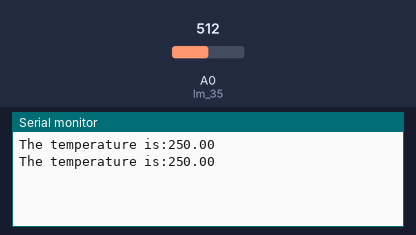
Bench run of a sketch on a simulated Arduino Uno, built with avr-gcc and run on an emulated ATmega328P. On the bench: the last lines printed to the serial monitor. Inputs (shaded band) come from the test bench; at power-on: A0 (lm_35) = 512.

Above: at 1.8 s.
1.9 s: A0 (lm_35) set to 716
At 2.8 s:
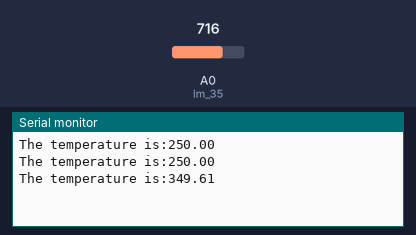
3.4 s: A0 (lm_35) set to 900
At 4.8 s:
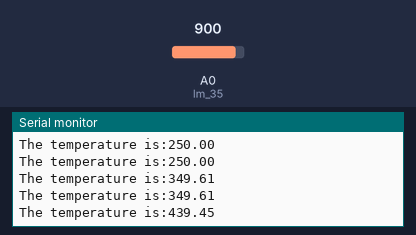
Timing chart, 0 to 6.4 s (numbered marks = the images above; inputs shaded):
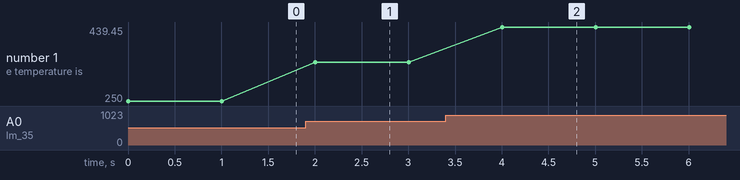

Measured:
- after the input at 1.9 s, the serial monitor: prints a new line after 0.10 s (image 1)
- after the input at 3.4 s, the serial monitor: prints a new line after 0.60 s (image 2)
- plotted number 1: 250 → 349.61 after the input at 1.9 s, 349.61 → 439.45 after the input at 3.4 s

The sketch:

ex9-3.ino.ino
```cpp
const int lm_35 = A0;
int input_Val = 0;
float temp = 0;

void setup() {
  Serial.begin(9600);
}

void loop() {
  input_Val = analogRead(lm_35);
  temp =(5.0 * input_Val * 100.0)/1024;
  Serial.print("The temperature is:");
  Serial.println(temp);
  delay(1000);
}
```
